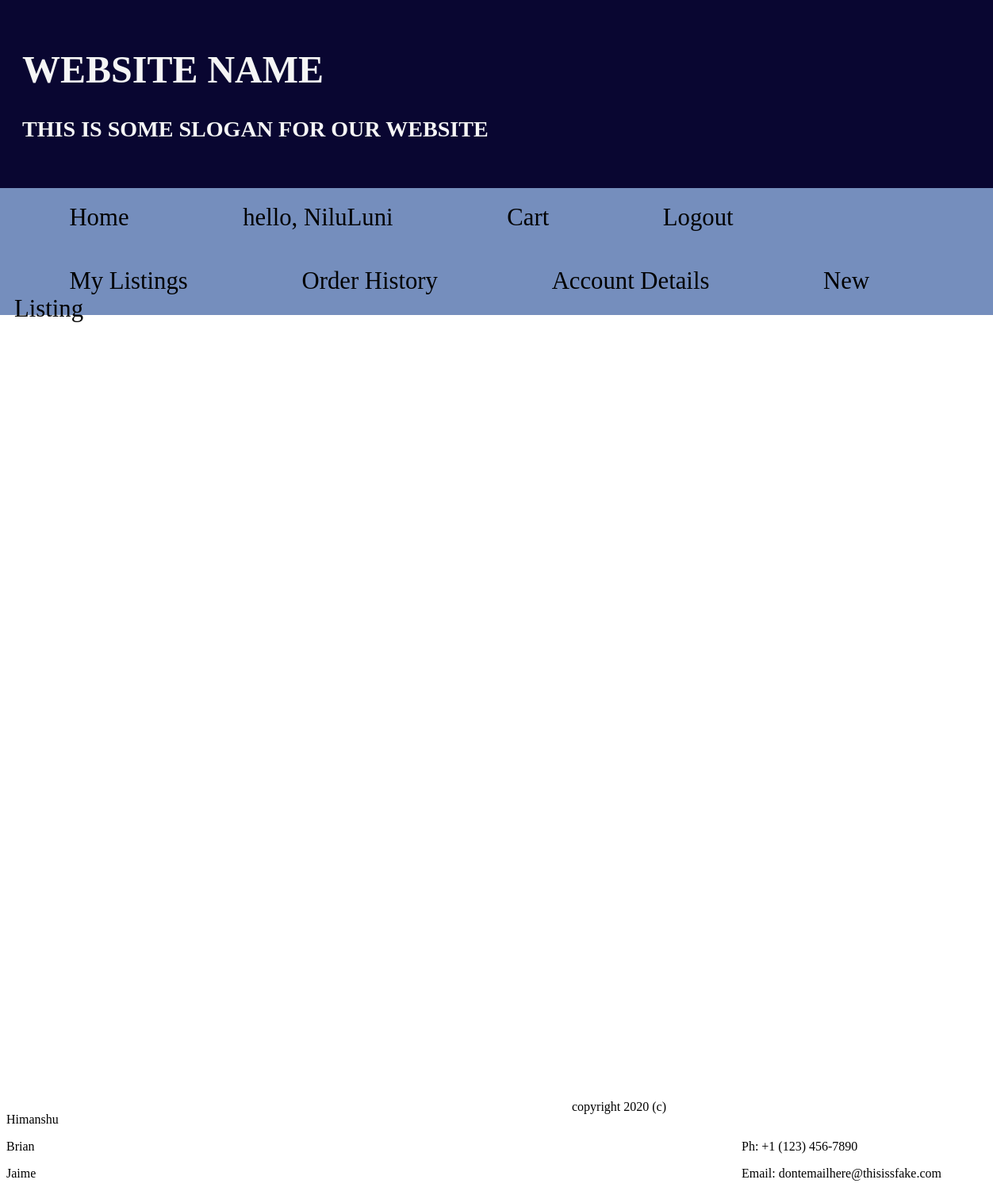
/Market/listings/ (signed in), run on an earlier commit of the app's database.
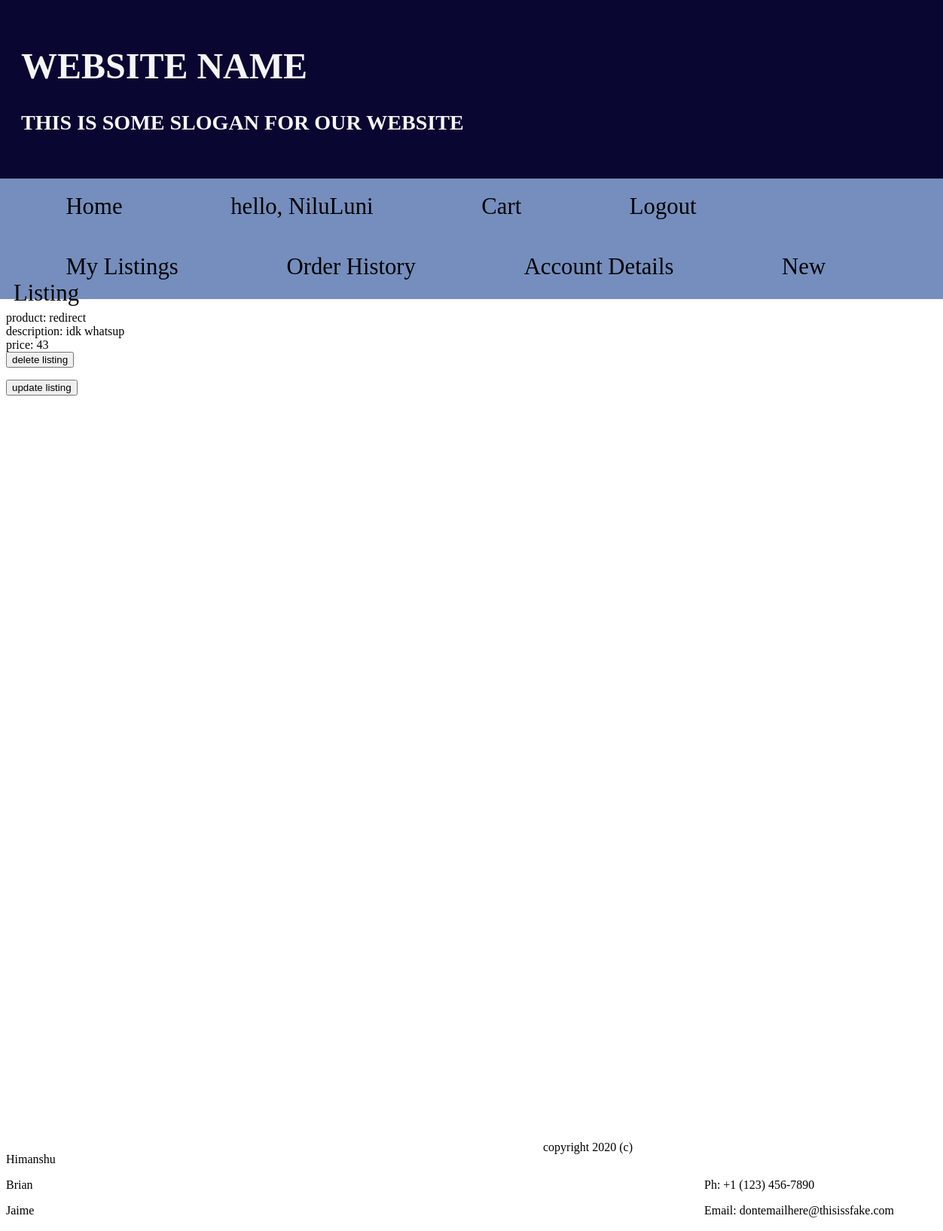
And on a later commit of the database.
### Market/models.py (models this page shows)
class Product(models.Model):
    owner = models.ForeignKey(User, on_delete=models.CASCADE)
    product_name = models.CharField(max_length=50)
    description = models.CharField(max_length=50)
    price = models.IntegerField()
    stock = models.IntegerField()
    pub_date = models.DateTimeField('date published', default=timezone.now)

### Market/views.py (the view)
# urls.py: path('listings/', views.my_listings, name='my_listings'),
@login_required
def my_listings(request):
    my_listing = Product.objects.filter(owner__username=request.session['username'])
    context = {'my_listing': my_listing}
    return render(request, 'Market/Listings.html', context)

### templates/Market/Listings.html (shortened to what this page needs)
{% extends 'Market/Account.html' %}
{% block body_plus %}
    {% for listing in my_listing %}
        <p id="product{{ listing.id }}">
            product: {{ listing.product_name }}<br>
            description: {{ listing.description }}<br>
            price: {{ listing.price }}<br>
            <button class="delete" data-list="{{ listing.id }}" data-user="{{ request.session.username }}">delete listing</button>
        </p>
        <form id="form{{ listing.id }}" method="get" action="{% url 'update' %}">
                <input type="submit" value="update listing">
        </form>
    {% endfor %}
{% endblock %}

What changed in the data, as far as the page shows it:
added Product: product_name "redirect", description "idk whatsup", price "43"
